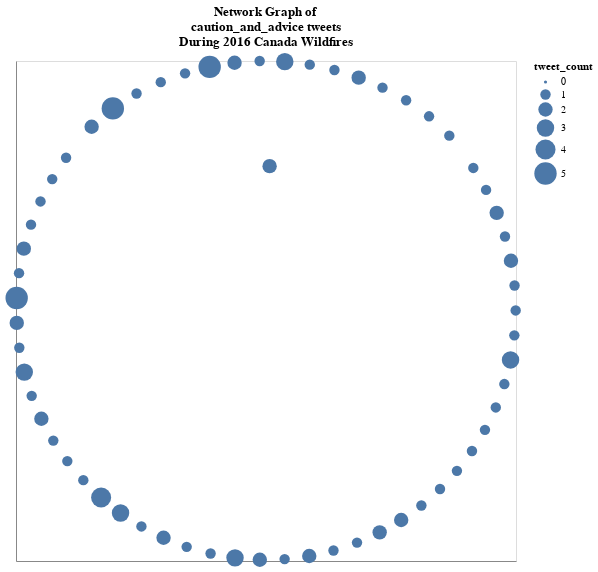
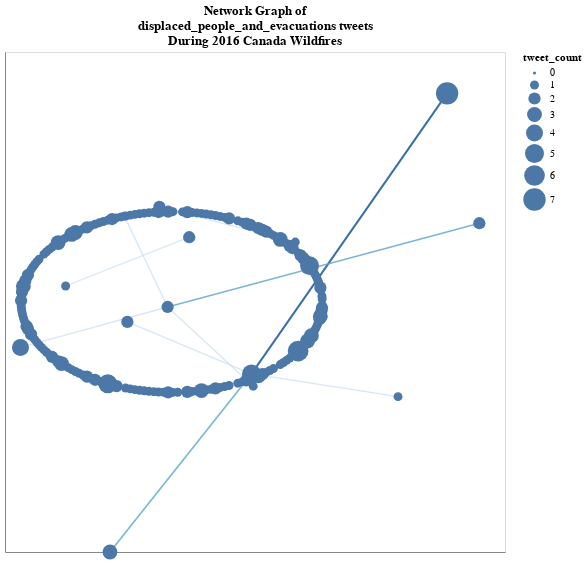
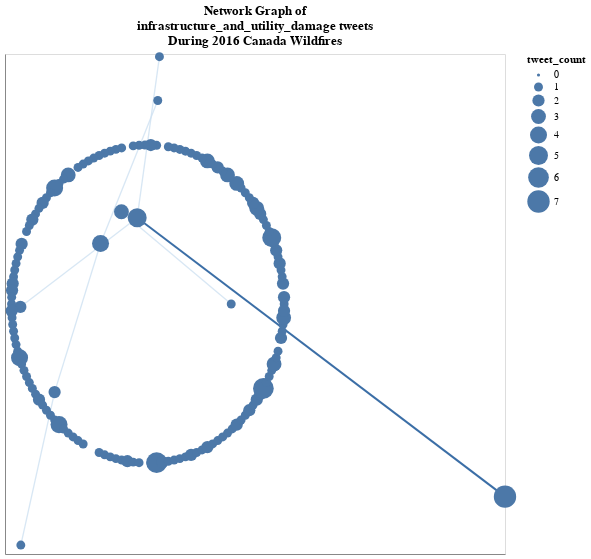
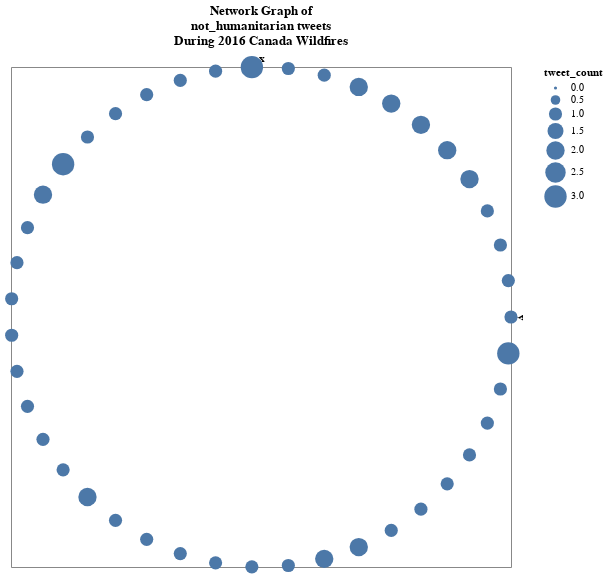

Notebook source saved alongside these figures, in order:
### Code cell
draw_network_by_event(df, '2016 Canada Wildfires')
